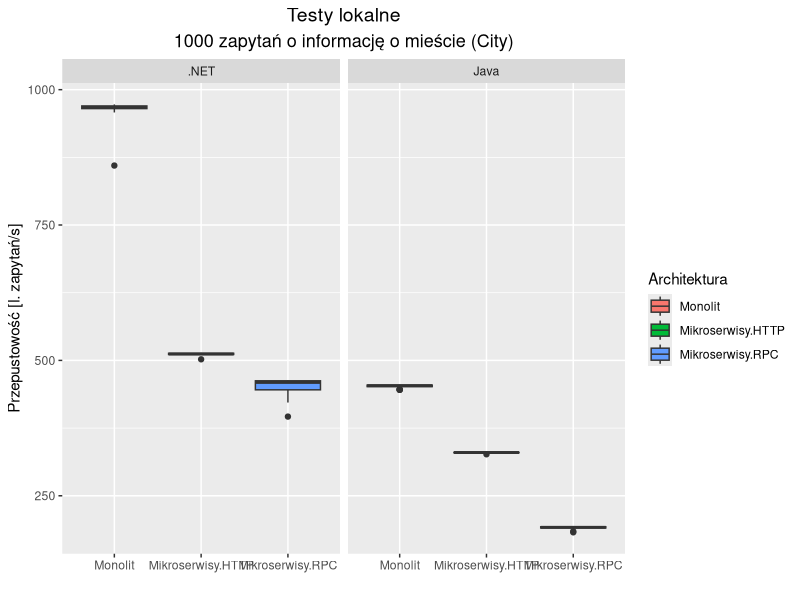

Write R code to recreate this figure.
Sys.setlocale(category = "LC_ALL", locale = "Polish")
city = read.csv('local-city.csv')
library(ggplot2)
library(reshape)
library(grid)
meltCity = melt(city)
meltCity$Tech = factor(meltCity$Tech,levels=unique(meltCity$Tech))
p = ggplot(meltCity, aes(fill=variable, y=value, x=factor(variable)))
p = p + geom_boxplot() + facet_wrap(~Tech)
p=p+ylab('Przepustowość [l. zapytań/s]')+xlab("")
p=p+labs(fill = "Architektura",
      title='Testy lokalne',
      subtitle='1000 zapytań o informację o mieście (City)')
p=p+theme(plot.title = element_text(hjust = 0.5, size=14), 
          plot.subtitle = element_text(hjust = 0.5, size = 13))
print(p)
